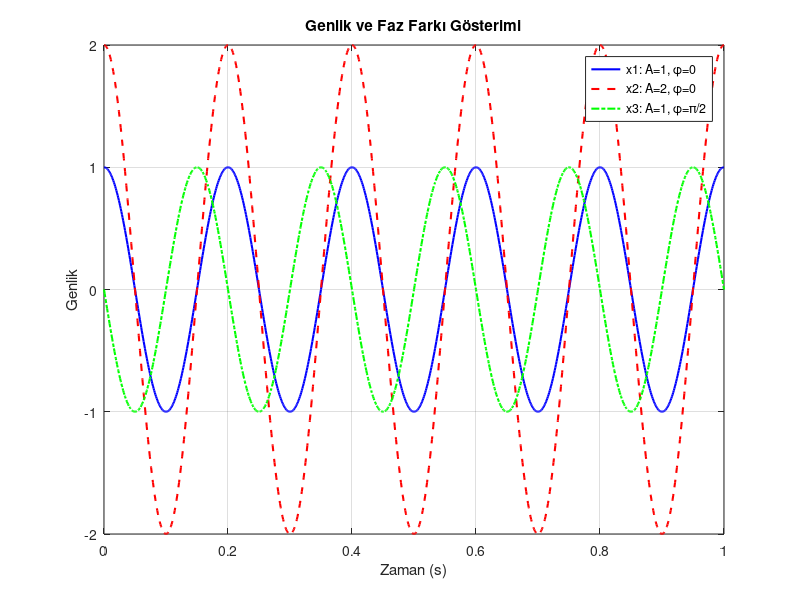

Here is the MATLAB script that generated this plot:
t = 0:0.001:1;
f = 5; % 5 Hz

x1 = 1 * cos(2*pi*f*t);           % A = 1, faz = 0
x2 = 2 * cos(2*pi*f*t);           % A = 2, faz = 0 (sadece genlik farkı)
x3 = 1 * cos(2*pi*f*t + pi/2);    % A = 1, faz farkı (π/2 radian = 90 derece)

figure;
plot(t, x1, 'b', 'LineWidth', 1.5); hold on;
plot(t, x2, 'r--', 'LineWidth', 1.5);
plot(t, x3, 'g-.', 'LineWidth', 1.5);
legend('x1: A=1, φ=0','x2: A=2, φ=0','x3: A=1, φ=π/2');
xlabel('Zaman (s)');
ylabel('Genlik');
title('Genlik ve Faz Farkı Gösterimi');
grid on;